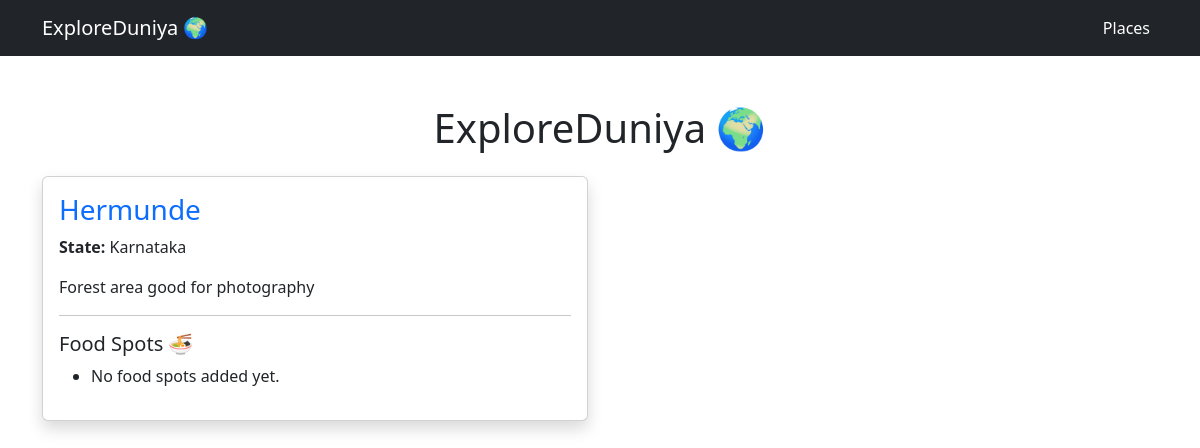
The page /places/ on the database as committed earlier.
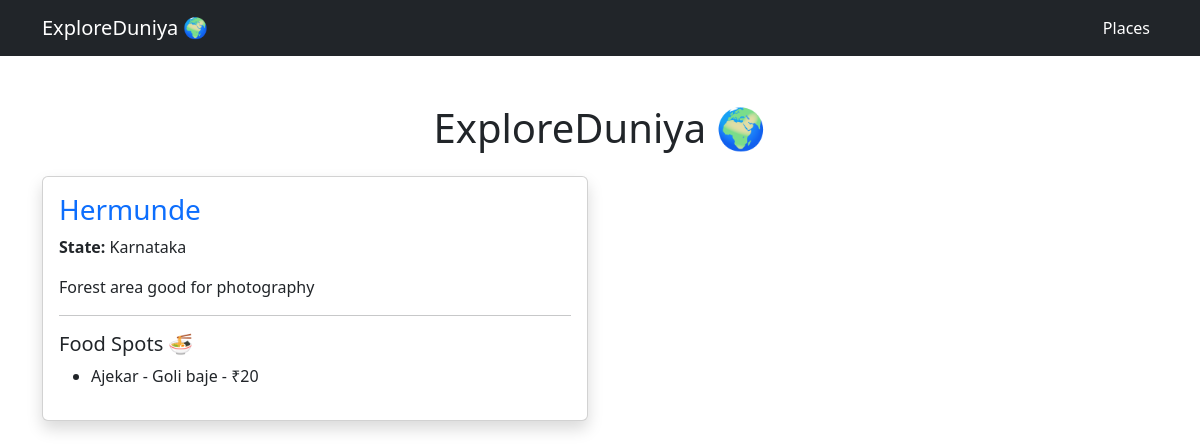
The same page on the database as committed later.
### places/models.py (models this page shows, shortened)
class Place(models.Model):
    name = models.CharField(max_length=100)
    state = models.CharField(max_length=100)
    description = models.TextField()

class FoodSpot(models.Model):
    place = models.ForeignKey(Place, on_delete=models.CASCADE)
    name = models.CharField(max_length=100)
    special_food = models.CharField(max_length=100)
    price = models.IntegerField()

### places/views.py (the view)
# urls.py: path('places/', place_list),
def place_list(request):
    places = Place.objects.all()
    return render(
        request,
        'places/place_list.html',
        {'places': places}
    )

### places/templates/places/place_list.html (shortened to what this page needs)
<!DOCTYPE html>
<html>
<head>
    <link href="https://cdn.jsdelivr.net/npm/bootstrap@5.3.7/dist/css/bootstrap.min.css" rel="stylesheet">
</head>
<body>
    <nav class="navbar navbar-expand-lg navbar-dark bg-dark">
        <div class="container">
            <a class="navbar-brand" href="/places/">
                ExploreDuniya 🌍
            </a>
            <div class="navbar-nav">
                <a class="nav-link active" href="/places/">
                    Places
                </a>
            </div>
        </div>
    </nav>
    <div class="container mt-5">
        <h1 class="text-center mb-4">
            ExploreDuniya 🌍
        </h1>
        <div class="row">
            {% for place in places %}
            <div class="col-md-6 mb-4">
                <div class="card shadow">
                    <div class="card-body">
                        <h3>
                            <a href="/places/{{ place.id }}/" class="text-decoration-none">
                                {{ place.name }}
                            </a>
                        </h3>
                        <p>
                            <strong>State:</strong>
                            {{ place.state }}
                        </p>
                        <p>
                            {{ place.description }}
                        </p>
                        <hr>
                        <h5>Food Spots 🍜</h5>
                        <ul>
                            {% for food in place.foodspot_set.all %}
                            <li>
                                {{ food.name }}
                                -
                                {{ food.special_food }}
                                -
                                ₹{{ food.price }}
                            </li>
                            {% empty %}
                            <li>No food spots added yet.</li>
                            {% endfor %}
                        </ul>
                    </div>
                </div>
            </div>
            {% endfor %}
        </div>
    </div>
</body>
</html>

Rows that differ between the two databases and show on the page:
shown differently, row unchanged: Place "Hermunde": no longer shows "No food spots added yet."
added FoodSpot: name "Ajekar", special_food "Goli baje", price "20"
